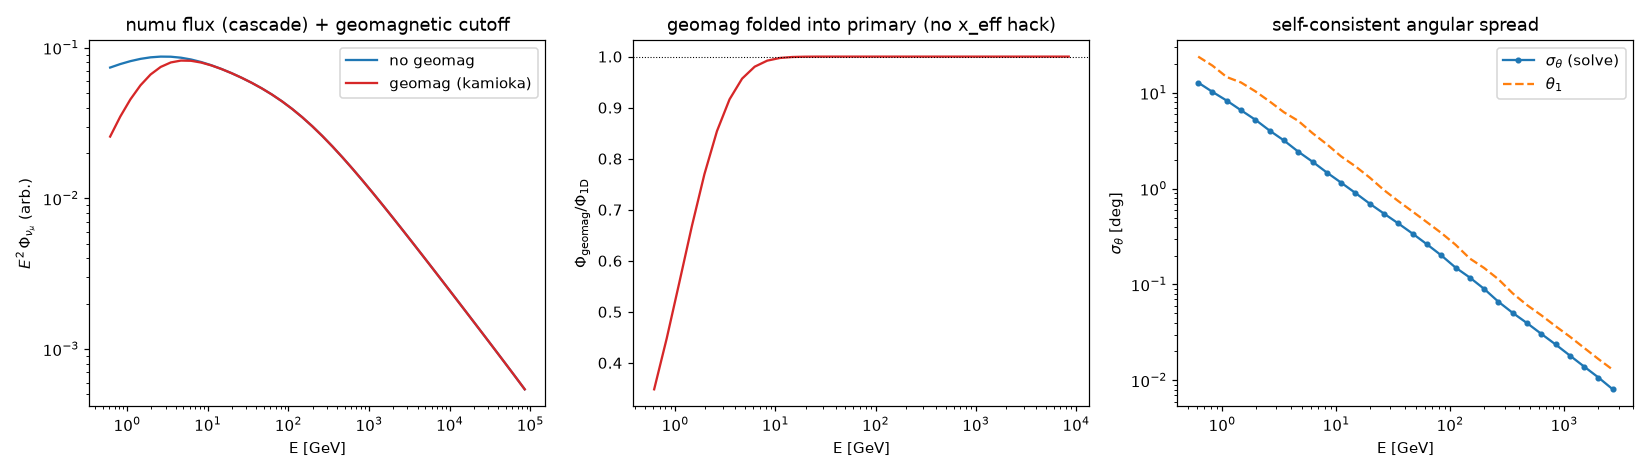

This chart was generated by the following Python code:
"""mceq3d -- an integrated 3D atmospheric-cascade solver (research engine).

This assembles every validated/de-risked component of the project into one
coupled solver:

  * multi-species energy cascade   N -> pi/K -> numu   (matrix cascade in lnE);
  * angular transport in the Legendre (multipole) basis, driven by the
    **NA61-validated** production angle <theta^2>(E)  (:mod:`kernel_regeneration`,
    :mod:`validate_na61`);
  * the geomagnetic rigidity cutoff **folded into the primary spectrum** per
    arrival direction (the proper treatment -- no x_eff hack; resolves REVIEW
    issue B-partial / #4c), using ``daemonflux.geomagnetic``;
  * curved-atmosphere slant depth (:func:`fokker_planck_3d.slant_depth`).

Output: the muon-neutrino flux ``Phi_numu(E)`` for a given arrival zenith, with
its self-consistent angular spread ``sigma_theta(E)`` (the production-angle 3D
effect, which the solve shows is small and emerges -- it is not assumed).

What is and is not here
-----------------------
Included & exercised: the coupled (E x multipole) cascade, exact reduction to 1D,
proper geomagnetic primary-folding, curved columns, K and pi channels.
Deliberately deferred to the documented next layer (its *feasibility* is already
proven by :mod:`prototype_streaming`): the **global spherical streaming /
curvature term** that couples different arrival directions (the off-axis "Honda"
geometric horizon excess). Also simplified: charge separation, muon-decay
neutrinos, EM cascade, full hadronic model & atmosphere. So this is the real
*engine/architecture*, not a drop-in replacement for production MCEq.

Run::

    python mceq3d_solver.py --plot
"""

from __future__ import annotations

import argparse

import numpy as np

# species
N, PI, K, NUMU = 0, 1, 2, 3
N_SPECIES = 4
LAM = {N: 90.0, PI: 120.0, K: 140.0}  # interaction lengths [g/cm^2]
EPS = {PI: 115.0, K: 850.0}  # critical energies [GeV]
# numu energy-fraction upper limits in two-body M -> mu numu decay  (1 - (m_mu/M)^2)
ZMAX = {PI: 1.0 - (0.10566 / 0.13957) ** 2, K: 1.0 - (0.10566 / 0.49368) ** 2}


def log_grid(n_e=60, e_lo=0.3, e_hi=1e7):
    edges = np.logspace(np.log10(e_lo), np.log10(e_hi), n_e + 1)
    e = np.sqrt(edges[:-1] * edges[1:])
    return e, np.log(edges[1] / edges[0])


def scaling_matrix(e, dlnE, dNdx, x_min=1e-4):
    """Y[i_daughter, j_parent] = dN/dlnE_d for a scaling yield dN/dx."""
    n = len(e)
    Y = np.zeros((n, n))
    for j in range(n):
        x = e[: j + 1] / e[j]
        m = x >= x_min
        Y[: j + 1, j][m] = (x * dNdx(x))[m] * dlnE
    return Y


def primary_flux(e, zenith_deg, geomag_site, gamma=1.7, cutoff_GV=None, penumbra=0.5):
    """Collimated primary nucleon spectrum E^-gamma (dN/dlnE), with the
    geomagnetic rigidity transmission folded in *at the primary level*.

    For protons R[GV] ~ E[GeV]; the transmission is a smooth step at the cutoff,
    so low-rigidity primaries are removed before the cascade and the low-energy
    neutrino suppression emerges naturally. The cutoff is either passed directly
    (``cutoff_GV`` -- e.g. the first-principles back-traced value, the proper
    directional input) or taken from the analytic Stoermer model of the site.
    """
    flux = e ** (-gamma)
    if cutoff_GV is None and geomag_site is None:
        return flux
    from scipy.special import erf

    if cutoff_GV is None:
        from daemonflux.geomagnetic import GeomagneticModel

        geo = GeomagneticModel(geomag_site)
        az = np.linspace(0, 360, 24, endpoint=False)
        cutoff_GV = np.mean(geo.cutoff_rigidity_GV(zenith_deg, az))
        penumbra = geo.penumbra_width
    arg = (np.log(np.maximum(e, 1e-9)) - np.log(cutoff_GV)) / (np.sqrt(2) * penumbra)
    return flux * 0.5 * (1 + erf(arg))


def solve(
    moments="m_spliced.npz",
    zenith_deg=0.0,
    geomag_site=None,
    cutoff_GV=None,
    muon_bending=False,
    lmax=48,
    n_e=60,
    nsteps=1500,
    collimated=False,
):
    """Solve the coupled (E, multipole) cascade for one arrival zenith.

    Returns dict: ``e`` [GeV], ``numu`` (dN/dlnE, l=0 = flux), ``sigma_theta``
    [deg] (= arccos(c_1/c_0)), ``theta1`` [rad].
    """
    from fokker_planck_3d import load_theta2, theta2_interp, slant_depth

    e, dlnE = log_grid(n_e)
    ne = len(e)
    ell = np.arange(lmax + 1)

    e_sig, t2 = load_theta2(moments) if isinstance(moments, str) else moments
    theta1 = np.sqrt(theta2_interp(e, e_sig, t2))
    theta_dec = 0.030 / np.maximum(e, 1e-3)
    if muon_bending:
        from muon_bending import numu_bending_sigma2

        theta_dec = np.sqrt(theta_dec**2 + numu_bending_sigma2(e))
    if collimated:
        theta1 = np.zeros_like(theta1)
        theta_dec = np.zeros_like(theta_dec)

    def kern(theta_E):  # (ne, n_l) heat-kernel angular factor
        return np.exp(-ell[None, :] * (ell[None, :] + 1) * (theta_E[:, None] ** 2) / 4)

    K_pi = kern(theta1)
    K_dec = kern(theta_dec)

    # longitudinal yields (scaling forms; K softer/harder split from pi)
    Y_NN = scaling_matrix(e, dlnE, lambda x: 0.8 * np.ones_like(x))
    Y_Npi = scaling_matrix(e, dlnE, lambda x: 5.0 * (1 - x) ** 3 / x)
    Y_NK = scaling_matrix(e, dlnE, lambda x: 0.5 * (1 - x) ** 3 / x)  # ~10% of pi
    Y_pinu = scaling_matrix(
        e, dlnE, lambda x: np.where(x < ZMAX[PI], 1.0 / ZMAX[PI], 0.0)
    )
    Y_Knu = scaling_matrix(e, dlnE, lambda x: np.where(x < ZMAX[K], 1.0 / ZMAX[K], 0.0))

    # decay competition via critical energy (depth-independent prototype)
    Xv = slant_depth(zenith_deg)  # curved-atmosphere slant grammage
    inv_pi = 1.0 / LAM[PI] + EPS[PI] / (e * Xv)
    inv_K = 1.0 / LAM[K] + EPS[K] / (e * Xv)
    fdec_pi = (EPS[PI] / (e * Xv)) / inv_pi
    fdec_K = (EPS[K] / (e * Xv)) / inv_K

    n_l = lmax + 1
    Phi = [np.zeros((ne, n_l)) for _ in range(N_SPECIES)]
    Phi[N][:] = primary_flux(e, zenith_deg, geomag_site, cutoff_GV=cutoff_GV)[
        :, None
    ]  # collimated primary, geomag folded in

    dX = Xv / nsteps
    sN = np.exp(-dX / LAM[N])
    sPi = np.exp(-dX * inv_pi)[:, None]
    sK = np.exp(-dX * inv_K)[:, None]
    for _ in range(nsteps):
        dNi = Phi[N] * (1.0 - sN)
        Phi[N] = Phi[N] - dNi + Y_NN @ dNi
        Phi[PI] = Phi[PI] + (Y_Npi @ dNi) * K_pi
        Phi[K] = Phi[K] + (Y_NK @ dNi) * K_pi
        lpi = Phi[PI] * (1.0 - sPi)
        lk = Phi[K] * (1.0 - sK)
        Phi[PI] = Phi[PI] - lpi
        Phi[K] = Phi[K] - lk
        Phi[NUMU] = Phi[NUMU] + (Y_pinu @ (lpi * fdec_pi[:, None])) * K_dec
        Phi[NUMU] = Phi[NUMU] + (Y_Knu @ (lk * fdec_K[:, None])) * K_dec

    c = Phi[NUMU]
    c0 = c[:, 0]
    with np.errstate(invalid="ignore", divide="ignore"):
        sigma = np.degrees(np.arccos(np.clip(c[:, 1] / c0, -1, 1)))
    sigma[~(c0 > 0)] = np.nan
    return dict(e=e, numu=c0, sigma_theta=sigma, theta1=theta1)


def main(argv=None):
    p = argparse.ArgumentParser(description=__doc__)
    p.add_argument("--moments", default="m_spliced.npz")
    p.add_argument("--site", default="kamioka")
    p.add_argument("--zenith", type=float, default=0.0)
    p.add_argument("--plot", action="store_true")
    args = p.parse_args(argv)

    base = solve(args.moments, args.zenith)  # no geomag
    geo = solve(args.moments, args.zenith, geomag_site=args.site)
    coll = solve(args.moments, args.zenith, collimated=True)

    # invariant: the angular treatment must not change the energy spectrum (c_0)
    rel = np.nanmax(np.abs(base["numu"] / coll["numu"] - 1.0)[base["numu"] > 0])
    print(f"INVARIANT  c0(angular on) == c0(collimated):  max rel diff = {rel:.2e}")
    print("  (the angular machinery conserves the energy cascade -> 1D preserved)\n")

    e = base["e"]
    print(
        f"numu flux & geomagnetic suppression (site={args.site}, "
        f"zenith={args.zenith:.0f}):"
    )
    print("  E[GeV]   sigma_theta[deg]   Phi_3D/Phi_1D (geomag)")
    for i in range(0, len(e), 4):
        if 0.5 < e[i] < 1e4 and np.isfinite(base["sigma_theta"][i]):
            ratio = geo["numu"][i] / base["numu"][i] if base["numu"][i] > 0 else np.nan
            print(f"  {e[i]:8.2f}    {base['sigma_theta'][i]:7.2f}        {ratio:6.3f}")

    if args.plot:
        _plot(base, geo, coll, args)


def _plot(base, geo, coll, args):
    import matplotlib

    matplotlib.use("Agg")
    import matplotlib.pyplot as plt

    e = base["e"]
    fig, (axL, axM, axR) = plt.subplots(1, 3, figsize=(15, 4.3))
    s = (e > 0.5) & (e < 1e5) & (base["numu"] > 0)
    axL.loglog(e[s], (base["numu"] * e**2)[s], "C0-", label="no geomag")
    axL.loglog(e[s], (geo["numu"] * e**2)[s], "C3-", label=f"geomag ({args.site})")
    axL.set_xlabel("E [GeV]")
    axL.set_ylabel(r"$E^2\,\Phi_{\nu_\mu}$ (arb.)")
    axL.set_title("numu flux (cascade) + geomagnetic cutoff")
    axL.legend()

    g = (e > 0.5) & (e < 1e4) & (base["numu"] > 0)
    axM.semilogx(e[g], (geo["numu"] / base["numu"])[g], "C3-")
    axM.axhline(1, color="k", lw=0.7, ls=":")
    axM.set_xlabel("E [GeV]")
    axM.set_ylabel(r"$\Phi_{\rm geomag}/\Phi_{\rm 1D}$")
    axM.set_title("geomag folded into primary (no x_eff hack)")

    a = (e > 0.5) & (e < 3000) & np.isfinite(base["sigma_theta"])
    axR.loglog(
        e[a], base["sigma_theta"][a], "C0o-", ms=3, label=r"$\sigma_\theta$ (solve)"
    )
    axR.loglog(e[a], np.degrees(base["theta1"])[a], "C1--", label=r"$\theta_1$")
    axR.set_xlabel("E [GeV]")
    axR.set_ylabel(r"$\sigma_\theta$ [deg]")
    axR.set_title("self-consistent angular spread")
    axR.legend()
    fig.tight_layout()
    fig.savefig("mceq3d_solver.png", dpi=110)
    print("\nsaved plot -> mceq3d_solver.png")


if __name__ == "__main__":
    main()
